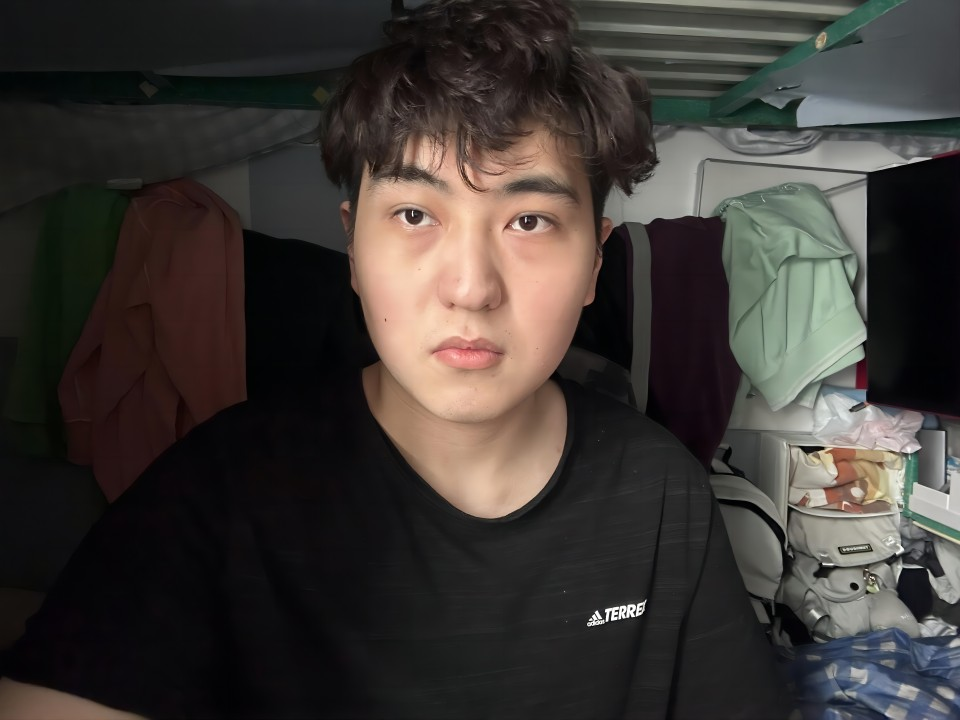
//> input picture Project4/Project4/33.jpg, 960 x 720 px, given in place of beatiful.jpg, which was not available
$ ./main   (built with g++ and OpenCV 4)
//> lines starting //> are read from the running program, lines starting //| are printed output that depends on the picture; after the words box and inside, x2 and y2 are one past the last pixel; in counts of white or black regions, pixels touching at a corner belong together; pictures that were not available may be replaced by others from this repository, and a replacement may not be noted
#include "define.h"
//#include "OpenCVOperation.h"
#include "BeautyCam.h"
void test()
{

	Mat A = imread("beatiful.jpg");
//> A is the input picture: 720 rows x 960 cols, CV_8UC3; mean B, G, R 53, 56.7, 61.7
	Mat ROI = A(Rect(0, 0, 200, 200));
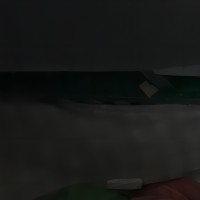
//> ROI: 200 rows x 200 cols, CV_8UC3; mean B, G, R 23.2, 24.8, 23.6

	Mat B = imread("right-eye.jpg");

	//ROI=B;	浅层拷贝1：ROI会被改变，但A没有被改变
	//ROI(B);	浅层拷贝2：这个连编译都会错误
	resize(B, B, Size(200, 200));
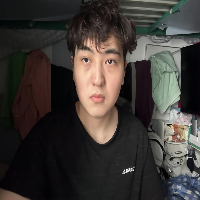
//> B: 200 rows x 200 cols, CV_8UC3; mean B, G, R 53, 56.7, 61.7
	B.copyTo(ROI);		//深层拷贝copyTo()：ROI会被改变，而且A也被改变了
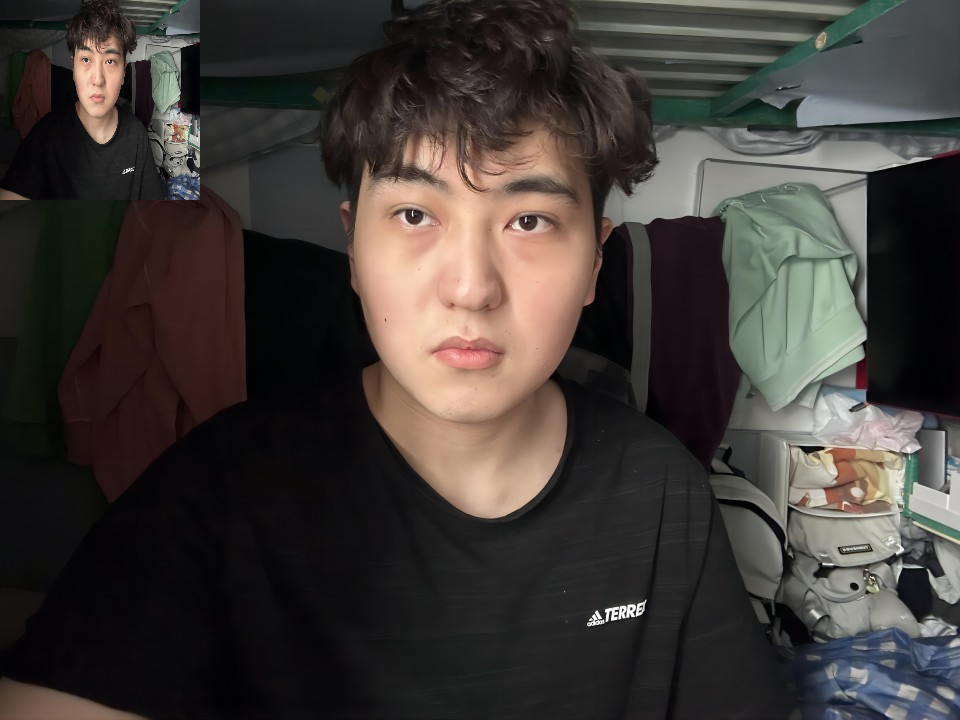
//> A: 720 rows x 960 cols, CV_8UC3; 5.78% of pixels changed, all inside (x1, y1, x2, y2) = (0, 0, 200, 200)
	//ROI=B.clone();			//深层拷贝clone()：ROI会被改变，但A没有被改变
	imshow("A-changed", A);
	imshow("ROI changed", ROI);


}
// [9 lines left out: function checkAddressFormat, not called in this run]

BeautyCam* BeautyCam::m_pIntance = nullptr;

// [515 lines left out: functions BeautyCam, initMainImgUI, browersBut_callback, on_lightness, on_contrast, on_BigEye and 9 more, not called in this run]

// added to run one function of the file
int main() { test(); }
